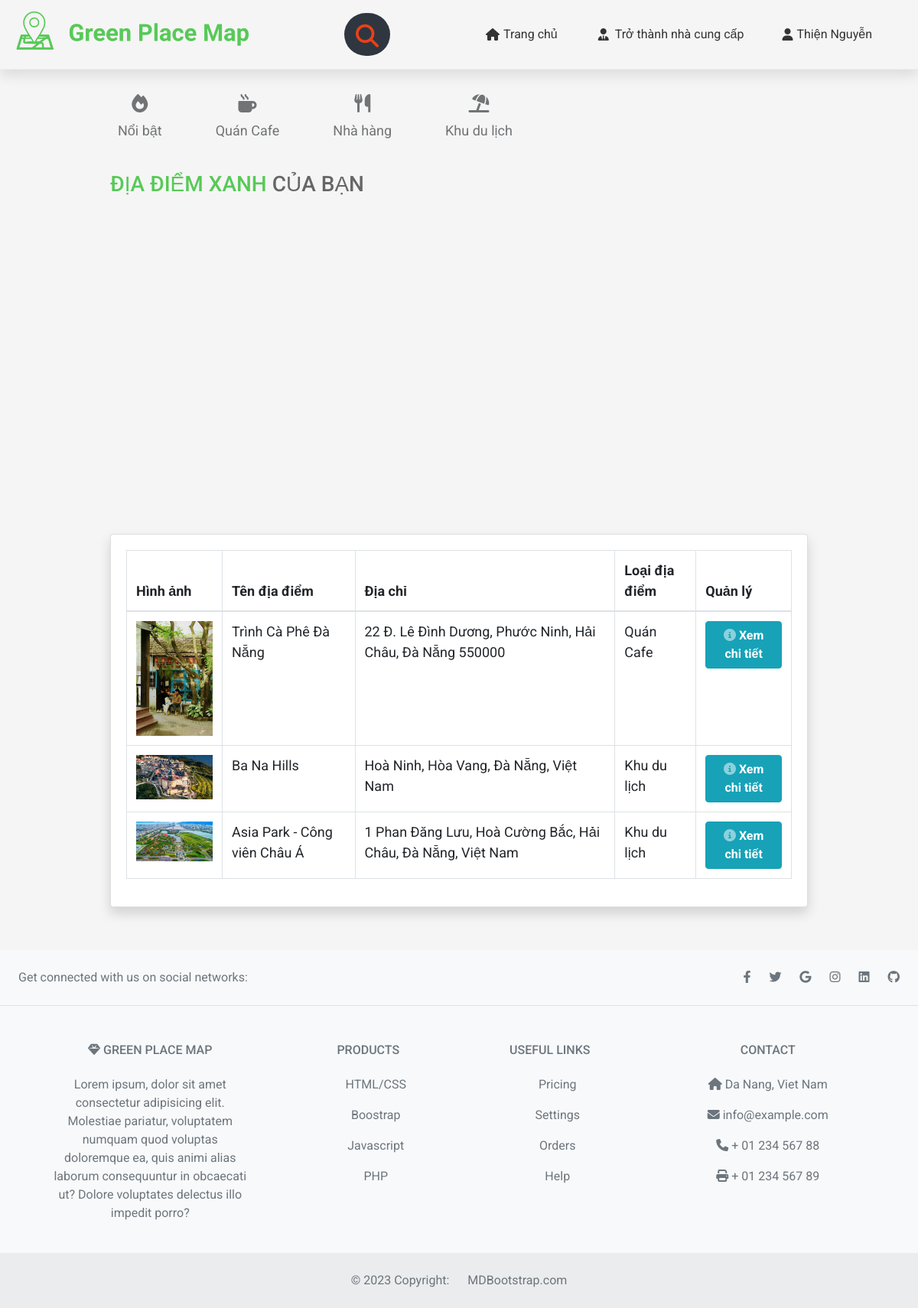
Screenshot of /index.php?action=supplier&query=places (signed in) with the database file from the repository.
### tables this page shows
CREATE TABLE `places` (
  `id_place` int(11) NOT NULL,
  `placeName` varchar(255) NOT NULL,
  `lat` varchar(20) NOT NULL,
  `lng` varchar(20) NOT NULL,
  `address` varchar(1000) NOT NULL,
  `image` varchar(50) NOT NULL,
  `description` varchar(1000) NOT NULL,
  `status` int(11) NOT NULL,
  `star` float NOT NULL,
  `id_place_type` int(11) NOT NULL,
  `id_user` int(11) NOT NULL
);

CREATE TABLE `place_types` (
  `id_place_type` int(11) NOT NULL,
  `type` varchar(255) NOT NULL
);

### supplier/places.php (the view, shortened to what this page needs)
<?php
$sql_places = "SELECT * FROM places,place_types WHERE places.id_place_type=place_types.id_place_type AND places.id_user='$user[id_user]' ORDER BY places.id_place DESC";
$query_places = mysqli_query($mysqli, $sql_places);
?>
<section>
    <?php
    include('./pages/main/category.php');
    ?>
    <h3 class="heading"><span>địa điểm xanh</span> của bạn</h3>
    <div class="map" style="width:100%; height:400px; margin-bottom:32px;">
        <div id="map" style="width:100%; height:100%;"></div>
    </div>
    <div class="card shadow mb-4 mt-4">
        <div class="card-body">
            <div class="table-responsive">
                <table class="table table-bordered" width="100%" cellspacing="0" style="font-size: 18px;">
                    <thead>
                        <tr>
                            <th>Hình ảnh</th>
                            <th>Tên địa điểm</th>
                            <th>Địa chỉ</th>
                            <th>Loại địa điểm</th>
                            <th>Quản lý</th>
                        </tr>
                    </thead>
                    <tbody>
                        <?php
                        while ($row = mysqli_fetch_array($query_places)) {
                        ?>
                            <tr>
                                <td><img src="./supplier/uploads/<?php echo $row['image'] ?>" alt="" style="width: 100px"></td>
                                <td><?php echo $row['placeName'] ?></td>
                                <td><?php echo $row['address'] ?></td>
                                <td><?php echo $row['type'] ?></td>
                                <td>
                                    <a href="index.php?action=supplier&query=place-detail&id=<?php echo $row['id_place'] ?>" class="btn btn-info btn-icon-split">
                                        <span class="icon text-white-50">
                                            <i class="fas fa-info-circle"></i>
                                        </span>
                                        <span class="text font-weight-bold">Xem chi tiết</span>
                                    </a>
                                </td>
                            </tr>
                        <?php
                        }
                        ?>
                    </tbody>
                </table>
            </div>
        </div>
    </div>
</section>

### css/style.css (style rules this page uses)
* { margin: 0; padding: 0; box-sizing: border-box; font-family: 'Roboto', sans-serif }
html, body { width: 100%; height: 100%; }
body { background-color: #f5f5f5 !important; }
:root { --primary-color: rgb(87, 201, 87); }
.map { width: 100%; height: calc(100% - 90.8px); display: flex; }
#map { width: 75%; height: 100%; }
section { padding: 2rem 12%; }
.heading { text-transform: uppercase; color: #666; }
.heading span { color: var(--primary-color); }
img { width: 100%; height: 100%; object-fit: cover; object-position: center; }

### rows the page displays
places: image (picture), placeName "Trình Cà Phê Đà Nẵng", address "22 Đ. Lê Đình Dương, Phước Ninh, Hải Châu, Đà Nẵng 550000", id_place_type.type "Quán Cafe"
places: image (picture), placeName "Ba Na Hills", address "Hoà Ninh, Hòa Vang, Đà Nẵng, Việt Nam", id_place_type.type "Khu du lịch"
places: image (picture), placeName "Asia Park - Công viên Châu Á", address "1 Phan Đăng Lưu, Hoà Cường Bắc, Hải Châu, Đà Nẵng, Việt Nam", id_place_type.type "Khu du lịch"

### other values shown
$user['name'] "Thiện Nguyễn"
